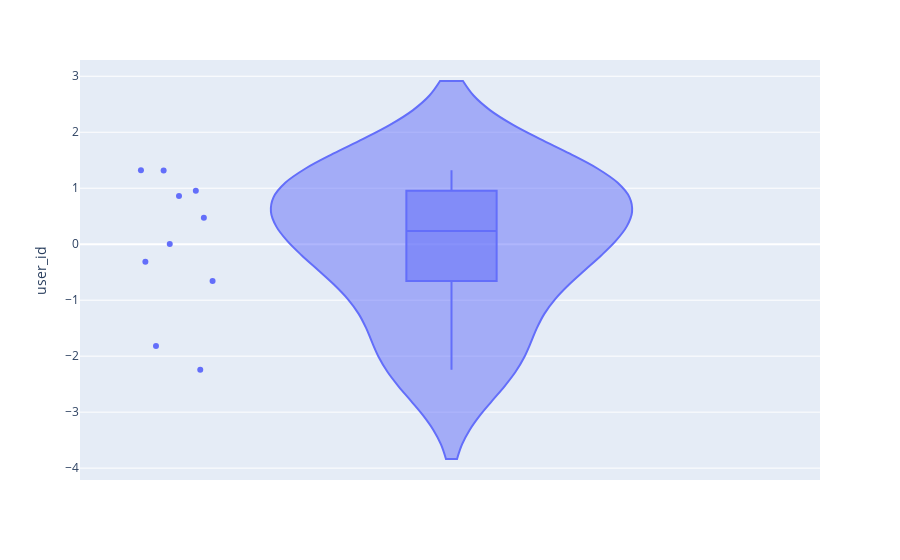

Here is the notebook cell this chart was saved with:
### Code cell
# violin plot based on user_id 
fig = px.violin(data, y="user_id", box=True, points="all",
          hover_data=data.columns)
fig.show()

### Figure 1 — Plotly figure (JSON) as saved in the notebook; plotly's stock layout.template omitted (floating-point values rounded to 4 significant figures)
{"data": [{"alignmentgroup": "True", "box": {"visible": true}, "customdata": [[-1.191, 1.433], [-0.7206, 0.8872], [-0.6365, 0.0157], [1.15, 0.9919], [-2.021, -0.3341], [0.4055, 0.2891], [-1.547, -0.2026], [0.1934, 0.5534], [-0.4693, 0.6756], [-0.1831, 1.059]], "hovertemplate": "user_id=%{y}<br>movie_id=%{customdata[0]}<br>rating=%{customdata[1]}<extra></extra>", "legendgroup": "", "marker": {"color": "#636efa"}, "name": "", "offsetgroup": "", "orientation": "v", "points": "all", "scalegroup": "True", "showlegend": false, "type": "violin", "x0": " ", "xaxis": "x", "y": [0.4714, -0.3127, 0.8596, -2.243, 0.9533, 0.002118, 1.321, -0.656, 1.318, -1.817], "y0": " ", "yaxis": "y"}], "layout": {"legend": {"tracegroupgap": 0}, "margin": {"t": 60}, "violinmode": "group", "xaxis": {"anchor": "y", "domain": [0, 1]}, "yaxis": {"anchor": "x", "domain": [0, 1], "title": {"text": "user_id"}}}}
